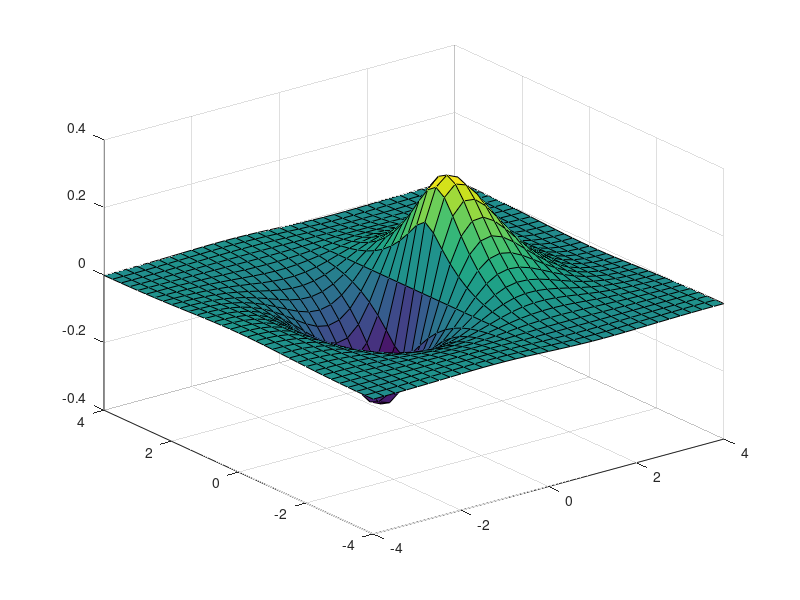

This figure's MATLAB source:
clear all
clc
mat = [1 4 6; 9 3 5]
dm = diff(mat(:))
dm1_2 = diff(mat,1,2)
dm1_1 = diff(mat,1,1) 
dm2_2 = diff(mat,2,2)
dm2_1 = diff(mat,2,1)
dm = diff(mat);
clc
u=-4:0.25:4;    % using the step size of 0.01 gives a black surface because of the very large data points 
[x,y]= meshgrid(u,u)
z= 2.^(-1.5*sqrt(x.^2+y.^2)).*sin(x).*cos(0.5*y);
figure(5); surf(x,y,z)
%xlabel('x');ylabel('y');zlabel('z'); grid on;




